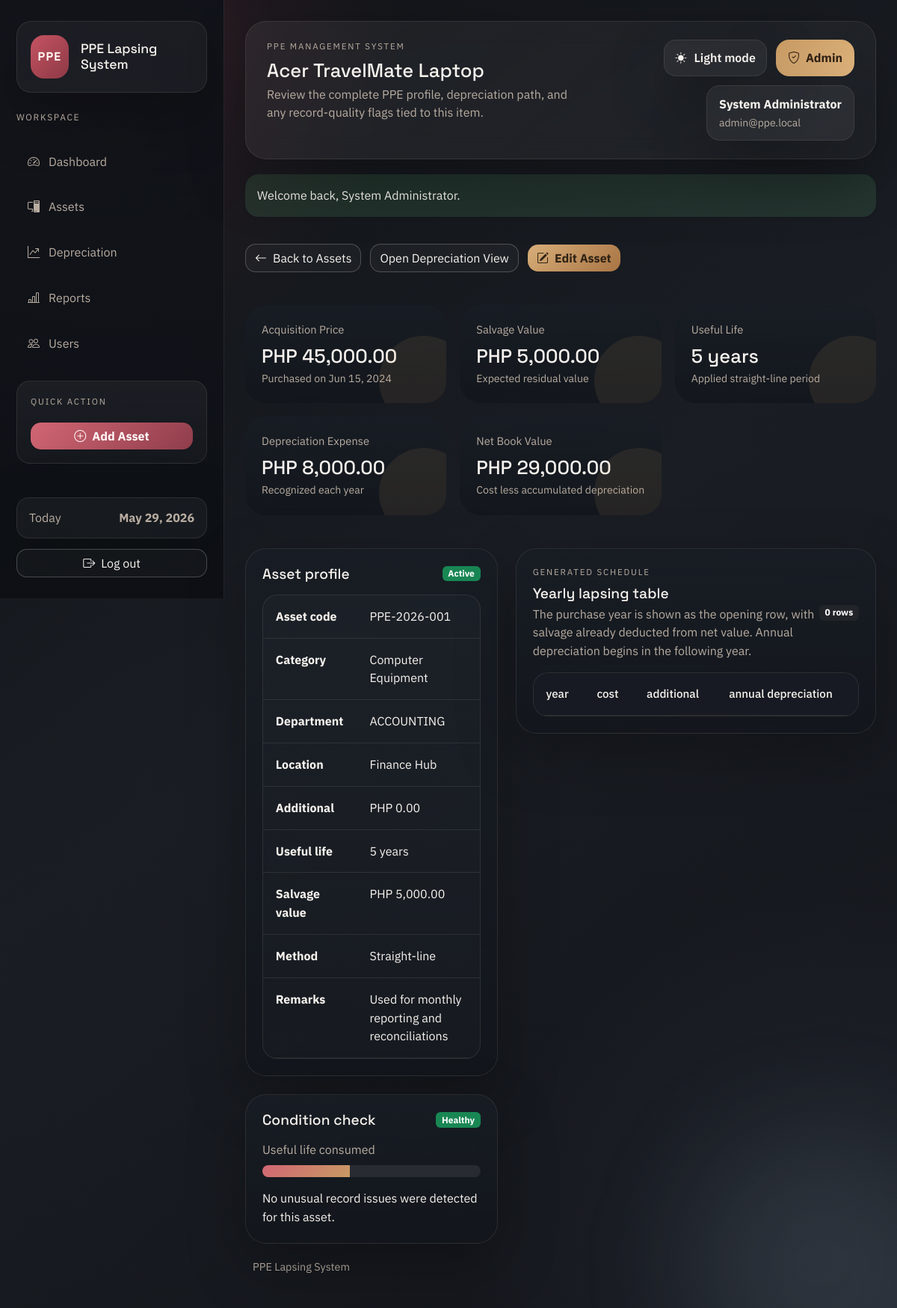
The page /modules/view_asset.php?asset_id=1 (signed in) on the database its author committed.
### tables this page shows
CREATE TABLE IF NOT EXISTS assets (
    asset_id INT AUTO_INCREMENT PRIMARY KEY,
    asset_code VARCHAR(50) NOT NULL UNIQUE,
    asset_name VARCHAR(150) NOT NULL,
    category_id INT NULL,
    department_id INT NULL,
    acquisition_date DATE NOT NULL,
    acquisition_cost DECIMAL(15,2) NOT NULL,
    additional_amount DECIMAL(15,2) DEFAULT 0,
    salvage_value DECIMAL(15,2) DEFAULT 0,
    useful_life INT NOT NULL,
    depreciation_method VARCHAR(50) DEFAULT 'Straight-line',
    location VARCHAR(150) DEFAULT NULL,
    status ENUM('Active', 'Disposed', 'Fully Depreciated') DEFAULT 'Active',
    remarks TEXT DEFAULT NULL,
    created_at TIMESTAMP DEFAULT CURRENT_TIMESTAMP,
    INDEX idx_assets_status (status),
    INDEX idx_assets_category (category_id),
    INDEX idx_assets_department (department_id),
    CONSTRAINT fk_assets_category
        FOREIGN KEY (category_id) REFERENCES categories(category_id),
    CONSTRAINT fk_assets_department
        FOREIGN KEY (department_id) REFERENCES departments(department_id)
);

CREATE TABLE IF NOT EXISTS categories (
    category_id INT AUTO_INCREMENT PRIMARY KEY,
    category_name VARCHAR(100) NOT NULL,
    UNIQUE KEY uq_category_name (category_name)
);

CREATE TABLE IF NOT EXISTS departments (
    department_id INT AUTO_INCREMENT PRIMARY KEY,
    department_name VARCHAR(100) NOT NULL,
    UNIQUE KEY uq_department_name (department_name)
);

### includes/auth.php (called while the page is built, shortened)
<?php
function current_user(): ?array
{
    return isset($_SESSION['auth_user']) && is_array($_SESSION['auth_user'])
        ? $_SESSION['auth_user']
        : null;
}
function user_has_role(array|string $roles): bool
{
    $user = current_user();
    $roles = is_array($roles) ? $roles : [$roles];
    return in_array($user['role'], $roles, true);
}
function can_manage_assets(): bool
{
    return user_has_role(['Admin', 'Accounting Staff']);
}

### functions/depreciation_function.php (called while the page is built, shortened)
<?php
function fetch_asset_by_id(PDO $pdo, int $assetId): ?array
{
    $statement = $pdo->prepare(
        'SELECT a.*, c.category_name, d.department_name
         FROM assets a
         LEFT JOIN categories c ON c.category_id = a.category_id
         LEFT JOIN departments d ON d.department_id = a.department_id
         WHERE a.asset_id = :asset_id
         LIMIT 1'
    );
    $statement->execute(['asset_id' => $assetId]);
    $asset = $statement->fetch();
    return $asset ?: null;
}
function asset_total_cost(array $asset): float
{
    return round(
        (float) ($asset['acquisition_cost'] ?? 0) + (float) ($asset['additional_amount'] ?? 0),
        2
    );
}
function calculate_annual_depreciation(float $cost, float $salvageValue, int $usefulLife): float
{
    return round(($cost - $salvageValue) / $usefulLife, 2);
}
function generate_depreciation_schedule(array $asset): array
{
    $cost = asset_total_cost($asset);
    $salvageValue = (float) ($asset['salvage_value'] ?? 0);
    $usefulLife = (int) ($asset['useful_life'] ?? 0);
    $acquisitionDate = (string) ($asset['acquisition_date'] ?? '');
    $acquisitionYear = (int) date('Y', strtotime($acquisitionDate));
    $depreciationStartYear = $acquisitionYear + 1;
    $depreciableBase = max($cost - $salvageValue, 0);
    $annualDepreciation = calculate_annual_depreciation($cost, $salvageValue, $usefulLife);
    $accumulated = 0.0;
    $schedule = [
        [
            'depreciation_year' => $acquisitionYear,
            'beginning_value' => round($cost, 2),
            'depreciation_expense' => 0.0,
            'accumulated_depreciation' => 0.0,
            'ending_value' => round($cost, 2),
        ],
    ];
    for ($index = 0; $index < $usefulLife; $index++) {
        $year = $depreciationStartYear + $index;
        $beginningValue = round($cost - $accumulated, 2);
        $remainingDepreciableBase = round($depreciableBase - $accumulated, 2);
        $expense = $index === ($usefulLife - 1)
            ? max($remainingDepreciableBase, 0)
            : min($annualDepreciation, max($remainingDepreciableBase, 0));
        $accumulated = round($accumulated + $expense, 2);
        $endingValue = round(max($cost - $accumulated, $salvageValue), 2);
        $schedule[] = [
            'depreciation_year' => $year,
            'beginning_value' => $beginningValue,
            'depreciation_expense' => round($expense, 2),
            'accumulated_depreciation' => $accumulated,
            'ending_value' => $endingValue,
        ];
    }
    return $schedule;
}
function rebuild_depreciation_schedule(PDO $pdo, int $assetId): void
{
    $asset = fetch_asset_by_id($pdo, $assetId);
    $schedule = generate_depreciation_schedule($asset);
    $insert = $pdo->prepare(
        'INSERT INTO depreciation_schedule (
            asset_id, depreciation_year, beginning_value, depreciation_expense,
            accumulated_depreciation, ending_value
        ) VALUES (
            :asset_id, :depreciation_year, :beginning_value, :depreciation_expense,
            :accumulated_depreciation, :ending_value
        )'
    );
    $pdo->beginTransaction();
    try {
        $delete = $pdo->prepare('DELETE FROM depreciation_schedule WHERE asset_id = :asset_id');
        $delete->execute(['asset_id' => $assetId]);
        foreach ($schedule as $row) {
            $insert->execute([
                'asset_id' => $assetId,
                'depreciation_year' => $row['depreciation_year'],
                'beginning_value' => $row['beginning_value'],
                'depreciation_expense' => $row['depreciation_expense'],
                'accumulated_depreciation' => $row['accumulated_depreciation'],
                'ending_value' => $row['ending_value'],
            ]);
        }
        $pdo->commit();
    } catch (Throwable $exception) {
        if ($pdo->inTransaction()) {
            $pdo->rollBack();
        }
        throw $exception;
    }
}
function fetch_depreciation_rows(PDO $pdo, int $assetId): array
{
    $asset = fetch_asset_by_id($pdo, $assetId);
    $statement = $pdo->prepare(
        'SELECT schedule_id, asset_id, depreciation_year, beginning_value, depreciation_expense,
                accumulated_depreciation, ending_value
         FROM depreciation_schedule
         WHERE asset_id = :asset_id
         ORDER BY depreciation_year'
    );
    $statement->execute(['asset_id' => $assetId]);
    $rows = $statement->fetchAll() ?: [];
    $generatedSchedule = generate_depreciation_schedule($asset);
    if ($rows === [] || depreciation_schedule_needs_refresh($rows, $generatedSchedule)) {
        rebuild_depreciation_schedule($pdo, $assetId);
        $statement->execute(['asset_id' => $assetId]);
        $rows = $statement->fetchAll() ?: [];
    }
    return $rows;
}
function get_asset_metrics(array $asset, ?int $year = null): array
{
    $evaluationYear = $year ?? CURRENT_YEAR;
    $cost = asset_total_cost($asset);
    $salvageValue = (float) ($asset['salvage_value'] ?? 0);
    $usefulLife = max((int) ($asset['useful_life'] ?? 0), 0);
    $annualDepreciation = calculate_annual_depreciation($cost, $salvageValue, $usefulLife);
    $schedule = generate_depreciation_schedule($asset);
    $acquisitionYear = strtotime((string) ($asset['acquisition_date'] ?? '')) !== false
        ? (int) date('Y', strtotime((string) $asset['acquisition_date']))
        : CURRENT_YEAR;
    $depreciationStartYear = $acquisitionYear + 1;
    $selectedRow = null;
    foreach ($schedule as $row) {
        if ((int) $row['depreciation_year'] <= $evaluationYear) {
            $selectedRow = $row;
        }
    }
    if ($selectedRow === null && $schedule !== [] && $evaluationYear >= (int) end($schedule)['depreciation_year']) {
        $selectedRow = end($schedule);
    }
    $elapsedYears = 0;
    if ($evaluationYear >= $depreciationStartYear && $usefulLife > 0) {
        $elapsedYears = min(($evaluationYear - $depreciationStartYear) + 1, $usefulLife);
    }
    $accumulated = $selectedRow['accumulated_depreciation'] ?? 0.0;
    $carryingAmount = $selectedRow['ending_value'] ?? $cost;
    $remainingYears = max($usefulLife - $elapsedYears, 0);
    $lifeUsedRatio = $usefulLife > 0 ? min($elapsedYears / $usefulLife, 1) : 0.0;
    $isFullyDepreciated = $usefulLife > 0 && ($carryingAmount <= ($salvageValue + 0.01) || $elapsedYears >= $usefulLife);
    $condition = 'Healthy';
    $metrics = [
        'annual_depreciation' => $annualDepreciation,
        'accumulated_depreciation' => round((float) $accumulated, 2),
        'carrying_amount' => round((float) $carryingAmount, 2),
        'remaining_years' => $remainingYears,
        'elapsed_years' => $elapsedYears,
        'life_used_ratio' => round($lifeUsedRatio, 4),
        'is_fully_depreciated' => $isFullyDepreciated,
        'condition' => $condition,
        'schedule_rows' => $schedule,
        'schedule_year_start' => $schedule[0]['depreciation_year'] ?? $depreciationStartYear,
        'schedule_year_end' => $schedule !== [] ? end($schedule)['depreciation_year'] : $depreciationStartYear,
    ];
    $metrics['anomalies'] = detect_asset_anomalies($asset, $metrics);
    $metrics['anomaly_count'] = count($metrics['anomalies']);
    return $metrics;
}
function detect_asset_anomalies(array $asset, array $metrics): array
{
    $anomalies = [];
    $cost = asset_total_cost($asset);
    $salvageValue = (float) ($asset['salvage_value'] ?? 0);
    return $anomalies;
}

### modules/view_asset.php (the view, shortened to what this page needs)
<?php
$pdo = db();
$assetId = (int) request_value('asset_id', 0);
$asset = fetch_asset_by_id($pdo, $assetId);
$metrics = get_asset_metrics($asset);
$schedule = fetch_depreciation_rows($pdo, $assetId);
require_once APP_ROOT . '/includes/header.php';
?>
<div class="page-actions mb-4">
    <a class="btn btn-outline-light" href="<?= e(base_url('modules/assets.php')) ?>">
        <i class="bi bi-arrow-left me-2"></i>Back to Assets
    </a>
    <a class="btn btn-outline-light" href="<?= e(base_url('modules/depreciation.php?asset_id=' . $assetId)) ?>">Open Depreciation View</a>
    <?php if (can_manage_assets()): ?>
        <a class="btn btn-warning" href="<?= e(base_url('modules/edit_asset.php?asset_id=' . $assetId)) ?>">
            <i class="bi bi-pencil-square me-2"></i>Edit Asset
        </a>
    <?php endif; ?>
</div>
<div class="metric-grid mb-4">
    <section class="metric-card">
        <p class="metric-label mb-2">Acquisition Price</p>
        <h2 class="metric-value mb-1"><?= e(money((float) $asset['acquisition_cost'])) ?></h2>
        <p class="metric-meta mb-0">Purchased on <?= e(format_date((string) $asset['acquisition_date'])) ?></p>
    </section>
    <section class="metric-card">
        <p class="metric-label mb-2">Salvage Value</p>
        <h2 class="metric-value mb-1"><?= e(money((float) $asset['salvage_value'])) ?></h2>
        <p class="metric-meta mb-0">Expected residual value</p>
    </section>
    <section class="metric-card">
        <p class="metric-label mb-2">Useful Life</p>
        <h2 class="metric-value mb-1"><?= e((string) $asset['useful_life']) ?> years</h2>
        <p class="metric-meta mb-0">Applied straight-line period</p>
    </section>
    <section class="metric-card">
        <p class="metric-label mb-2">Depreciation Expense</p>
        <h2 class="metric-value mb-1"><?= e(money($metrics['annual_depreciation'])) ?></h2>
        <p class="metric-meta mb-0">Recognized each year</p>
    </section>
    <section class="metric-card">
        <p class="metric-label mb-2">Net Book Value</p>
        <h2 class="metric-value mb-1"><?= e(money($metrics['carrying_amount'])) ?></h2>
        <p class="metric-meta mb-0">Cost less accumulated depreciation</p>
    </section>
</div>
<div class="row g-4">
    <div class="col-lg-5">
        <section class="shell-card mb-4">
            <div class="d-flex justify-content-between align-items-center mb-3">
                <h2 class="section-title mb-0">Asset profile</h2>
                <span class="badge <?= e(status_badge_class((string) $asset['status'])) ?>"><?= e($asset['status']) ?></span>
            </div>
            <div class="table-wrap">
                <table class="table">
                    <tbody>
                        <tr><th>Asset code</th><td><?= e($asset['asset_code']) ?></td></tr>
                        <tr><th>Category</th><td><?= e((string) ($asset['category_name'] ?? 'Uncategorized')) ?></td></tr>
                        <tr><th>Department</th><td><?= e((string) ($asset['department_name'] ?? 'Unassigned')) ?></td></tr>
                        <tr><th>Location</th><td><?= e((string) ($asset['location'] ?? 'Not specified')) ?></td></tr>
                        <tr><th>Additional</th><td><?= e(money((float) ($asset['additional_amount'] ?? 0))) ?></td></tr>
                        <tr><th>Useful life</th><td><?= e((string) $asset['useful_life']) ?> years</td></tr>
                        <tr><th>Salvage value</th><td><?= e(money((float) $asset['salvage_value'])) ?></td></tr>
                        <tr><th>Method</th><td><?= e($asset['depreciation_method']) ?></td></tr>
                        <tr><th>Remarks</th><td><?= e((string) ($asset['remarks'] ?: 'None')) ?></td></tr>
                    </tbody>
                </table>
            </div>
        </section>
        <section class="shell-card">
            <div class="d-flex justify-content-between align-items-center mb-3">
                <h2 class="section-title mb-0">Condition check</h2>
                <span class="badge <?= e(condition_badge_class((string) $metrics['condition'])) ?>"><?= e($metrics['condition']) ?></span>
            </div>
            <p class="text-soft mb-2">Useful life consumed</p>
            <div class="progress mb-3" role="progressbar" aria-valuenow="<?= e((string) round($metrics['life_used_ratio'] * 100)) ?>" aria-valuemin="0" aria-valuemax="100">
                <div class="progress-bar bg-info" style="width: <?= e((string) round($metrics['life_used_ratio'] * 100)) ?>%"></div>
            </div>
            <?php if ($metrics['anomalies'] === []): ?>
                <p class="mb-0">No unusual record issues were detected for this asset.</p>
            <?php endif; ?>
        </section>
    </div>
    <div class="col-lg-7">
        <section class="shell-card">
            <div class="d-flex justify-content-between align-items-center mb-3">
                <div>
                    <p class="eyebrow mb-2">Generated schedule</p>
                    <h2 class="section-title mb-1">Yearly lapsing table</h2>
                    <p class="section-copy mb-0">The purchase year is shown as the opening row, with salvage already deducted from net value. Annual depreciation begins in the following year.</p>
                </div>
                <span class="badge text-bg-dark"><?= e((string) count($schedule)) ?> rows</span>
            </div>
            <div class="table-wrap">
                <table class="table align-middle lapsing-table">
                    <thead>
                        <tr>
                            <th>year</th>
                            <th>cost</th>
                            <th>additional</th>
                            <th>annual depreciation</th>
                            <th>accumulated depreciation</th>
                        </tr>
                    </thead>
                </table>
            </div>
        </section>
    </div>
</div>
<?php require_once APP_ROOT . '/includes/footer.php'; ?>

### rows shown on the page
assets: acquisition_cost "PHP 45,000.00", acquisition_date "Jun 15, 2024", salvage_value "PHP 5,000.00", useful_life "5", status "Active", asset_code "PPE-2026-001", category.category_name "Computer Equipment", department.department_name "ACCOUNTING", location "Finance Hub", additional_amount "PHP 0.00", depreciation_method "Straight-line", remarks "Used for monthly reporting and reconciliations"

### other values the page prints
APP_NAME "PPE Lapsing System"
$item['label'] "Dashboard"
$item['label'] "Assets"
$item['label'] "Depreciation"
$item['label'] "Reports"
$item['label'] "Users"
$pageHeading "Acer TravelMate Laptop"
$pageDescription "Review the complete PPE profile, depreciation path, and any record-quality flags tied to this item."
$loggedInUser['role'] "Admin"
$loggedInUser['full_name'] "System Administrator"
$loggedInUser['email'] "admin@ppe.local"
$message['message'] "Welcome back, System Administrator."
money($metrics['annual_depreciation']) "PHP 8,000.00"
money($metrics['carrying_amount']) "PHP 29,000.00"
$metrics['condition'] "Healthy"
